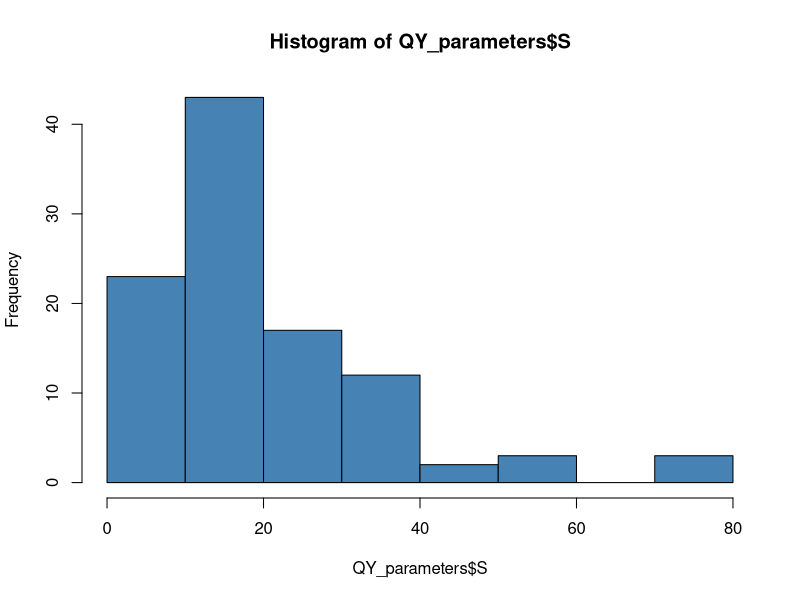
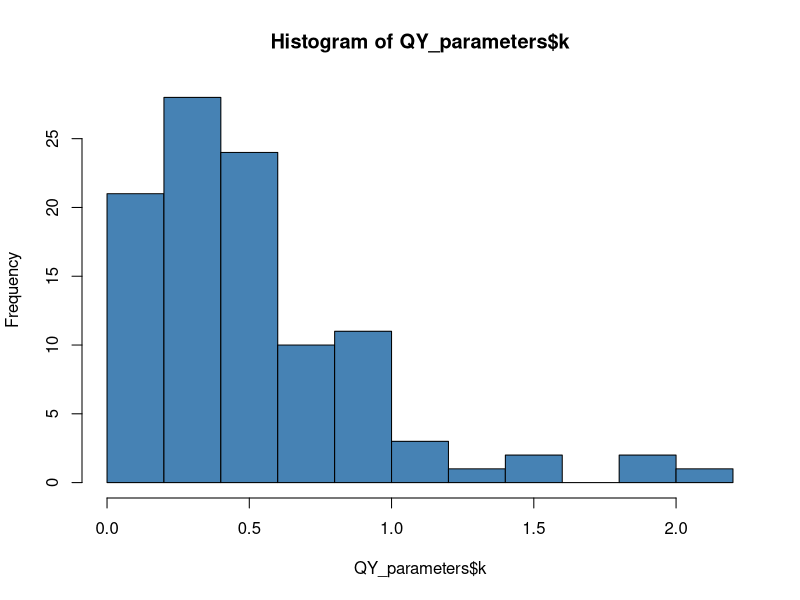

Here is the R script that generated these plots, in order: (Note: this script raises an error after producing the figures.)
## ---- chunk 1
library(dplyr)

setwd("~/Documents/PhD/Chapter 3/Data/Phenoplate data/R analysis")
QY_parameters <- read.csv("Thermal Curves/QY_ek/inverted exponential.csv", header = TRUE, stringsAsFactors = TRUE)
# Only the cols we care about
QY_parameters <- QY_parameters[, c(2, 3, 4, 5, 6)]
# Rename cols to simplify
colnames(QY_parameters) <- c('Sample', 'SampleGroup', 'S', 'k', 'I')
## ---- chunk 2
anova_S <- aov(S ~ SampleGroup, data = QY_parameters)
summary(anova_S)
TukeyHSD(anova_S)
#boxplot(S ~ SampleGroup, data = QY_parameters)

#Normality test
shapiro.test(QY_parameters$S)

#Histogram
hist(QY_parameters$S, col='steelblue')

## ---- chunk 3
anova_k <- aov(k ~ SampleGroup, data = QY_parameters)
summary(anova_k)
TukeyHSD(anova_k)
#boxplot(k ~ SampleGroup, data = QY_parameters)

#Normality test
shapiro.test(QY_parameters$k)

#Histogram
hist(QY_parameters$k, col='steelblue')
## ---- chunk 4
library(ggplot2)

ggplot(QY_parameters, aes(SampleGroup, S)) +
  geom_boxplot() +
  theme(axis.text.x=element_text(angle = 45, hjust = 1)) +
  christineTheme 

ggplot(QY_parameters, aes(SampleGroup, k)) +
  geom_boxplot() +
  theme(axis.text.x=element_text(angle = 45, hjust = 1)) +
  christineTheme
